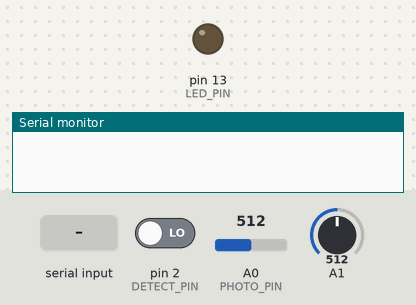
A sketch run on a simulated Arduino Uno, built with avr-gcc and run on an emulated ATmega328P. Shown: output pins drawn as LEDs (lit = HIGH), the last lines printed to the serial monitor. The test bench sets the inputs (shaded band); at power-on: pin 2 (DETECT_PIN) LOW, A0 (PHOTO_PIN) = 512, A1 = 512.

Above: at 2.0 s.
2.1 s: "s" received over Serial
At 4.2 s:
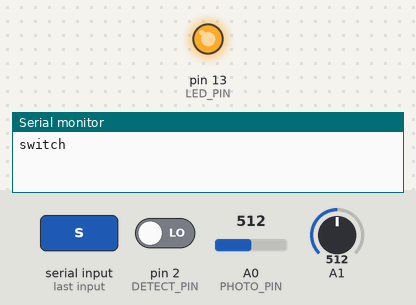
4.5 s: pin 2 (DETECT_PIN) driven HIGH
6.0 s: "r" received over Serial
7.7 s: "v" received over Serial
Timing chart, 0 to 10.7 s (numbered marks = the images above; inputs shaded):
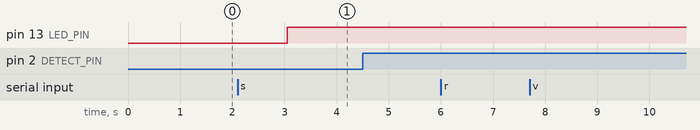

The sketch:

lightProto-v1-0.ino
```cpp
/*
 Light control

 Turns on and off a light emitting diode(LED) connected to digital
 pin 13, when pressing a pushbutton attached to pin 2. Moreover an ultrasonic sensor
 give distance of the nearest object in front of it.


 The circuit:
 * LED attached from pin 13 to ground
 * Note: on most Arduinos there is already an LED on the board
 attached to pin 13.

 created 28 fev 2012
 modified 29 fev 2012
 by Xavier Bruhiere with open source community help
 */

void detected();
void switchLight();
void sendReport();
float getDegreeTemperature(int pin);

#define LED_PIN    13      // _______________ LED pin
#define LED_PORT   PORTB
#define LED        PB5
#define PHOTO_PIN  0
#define TEMP_PIN   1
#define DETECT_PIN 2

int present = 0;        // Someone present in the room (-1) or not (0)
int on = 0;             // Light on (0 off, -1 otherwise)
int automatic = 0;      // Automatic (-1) or manual mode (0)
double cpt = 0;            // Cpt for counting reports sent
int supervision = 0;         // If set to 0, send every loop a supervision through serial comm'
//TODO In pure C, replace with timers and overflow interruptions
double timer = 0;       // Used for inactivity detection;
int timerThreshold = 30;  // Threshold time without movement in automatic mode to switch off lights
int lightThreshold = 600; // Threshold to evaluate switch on/off need in automatic mode
double delayStep = 1000;
/*char input = 0;       // Input string received*/

void setup() {
    Serial.begin(9600);
    Serial.flush();
    pinMode(LED_PIN, OUTPUT);
    pinMode(DETECT_PIN, INPUT);

    attachInterrupt(0, detected, RISING);
}

void loop(){
    /*
     * Wait for update supervision and Timer
     * Most of the work is achieved within interruptions
     */
    delay(delayStep);
    timer--;
    if ( timer < 0 ) {
        timer = timerThreshold;
        present = 0;
        if ( on && automatic )
            switchLight();
    }
    if ( supervision )
        sendReport();
 }

void serialEvent() {
    while(Serial.available()) {
        delay(50);
        char  input = Serial.read();
        if ( input == 's' ) {
            automatic = 0;
            Serial.println("switch");
            switchLight();
        }
        else if ( input == 'r' )  {
            Serial.println("report");
            sendReport();
        }
        else if ( input == 'v' )  {
            Serial.println("supervision");
            supervision = ~supervision;
        }
        else if ( input == 'a' )  {
            Serial.println("automatic");
            automatic = ~automatic;
        }
        else if ( input == 'm' )  {
            Serial.println("lightElevate");
            lightThreshold += 10;
        }
        else if ( input == 'l' )  {
            Serial.println("lightLower");
            lightThreshold -= 10;
        }
        else if ( input == 'u' )  {
            Serial.println("timerElevate");
            timerThreshold += 30;
        }
        else if ( input == 't' )  {
            Serial.println("timerLower");
            timerThreshold -= 30;
        }
        else if ( input == 'e' )  {
            Serial.println("delayElevate");
            delayStep += 1000;
        }
        else if ( input == 'd' )  {
            Serial.println("delayLower");
            delayStep -= 1000;
        }
        else
            Serial.println("KO");
    }
}

void detected() {
    timer = timerThreshold;
    if ( !present ) {
        present = ~present;
        Serial.println("movement");
    }
    if ( automatic ) {
        int lightLevel = analogRead( PHOTO_PIN );
        if ( ((lightLevel > lightThreshold) && on) ||
                (lightLevel < lightThreshold && !on) )
            switchLight();
    }
}

void switchLight() {
    PINB |= _BV(LED);
    on = ~on;
}

void sendReport() {
    cpt++;
    int lightLevel = analogRead( PHOTO_PIN );
    float temperature = getDegreeTemperature( TEMP_PIN );
    delay(100);
    Serial.print(cpt); Serial.print("  ");
    Serial.print(timer); Serial.print("  ");
    Serial.print(temperature); Serial.print("  ");
    Serial.print(lightLevel); Serial.print("  ");
    Serial.print(automatic); Serial.print("  ");
    Serial.print(present); Serial.print("  ");
    Serial.print(supervision); Serial.print("  ");
    Serial.print(on); Serial.print("  ");
    Serial.print(lightThreshold); Serial.print("  ");
    Serial.print(timerThreshold); Serial.print("  ");
    Serial.print(delayStep);
    Serial.println();
}

float getDegreeTemperature(int pin) {
    /*return ((analogRead(pin) * .004882814) - 0.5) * 100;*/
    /*return (analogRead(pin) * 0.4882812);*/
    int tempRaw = analogRead( pin );
    float volt = tempRaw * 5.0;
    volt /= 1024.0;
    float tempC = (volt - 0.5) * 100;
    return tempC;
}
```

Measured:
- after the input at 2.1 s, pin 13 (LED_PIN): LOW → HIGH after 0.95 s
